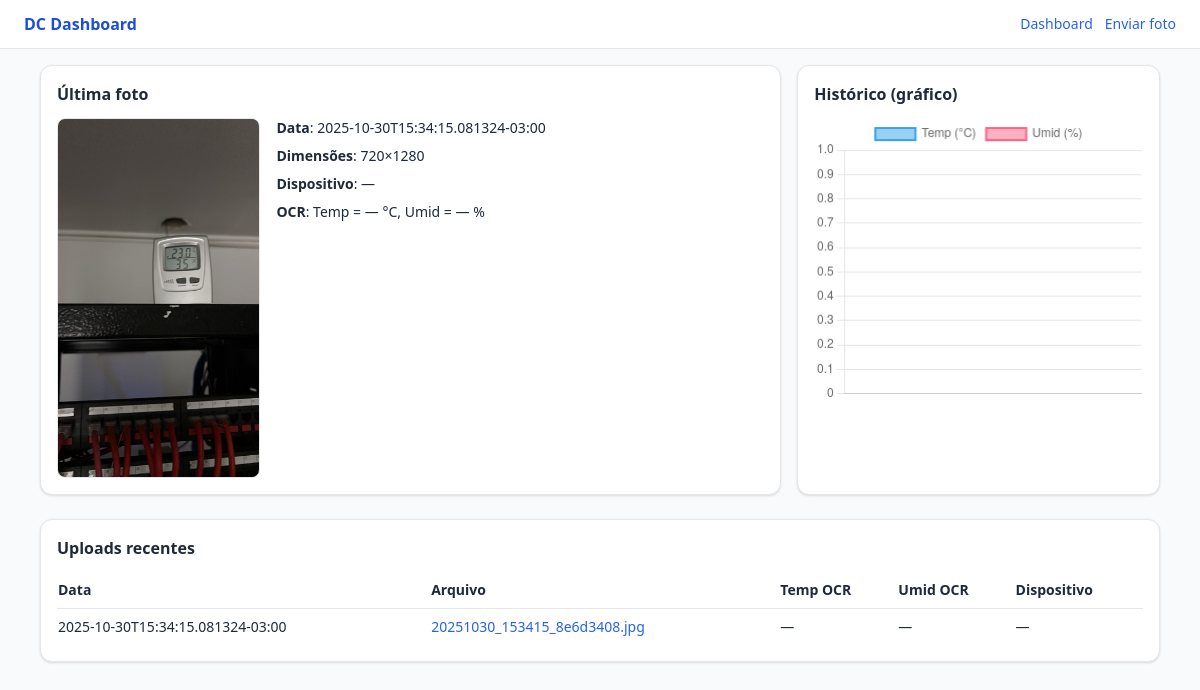
The page / on the database its author committed.
### tables this page shows
CREATE TABLE photos (
        id INTEGER PRIMARY KEY AUTOINCREMENT,
        taken_at TEXT NOT NULL,
        filename TEXT NOT NULL,
        sha256 TEXT NOT NULL,
        width INTEGER,
        height INTEGER,
        exif_json TEXT,
        ocr_temp_c REAL,
        ocr_humidity REAL,
        device_model TEXT
    );

### app.py (the view)
@app.get("/", response_class=HTMLResponse)
def dashboard(request: Request):
    try:
        con = db()
        cur = con.cursor()
        cur.execute("SELECT * FROM photos ORDER BY taken_at DESC LIMIT 1;")
        last = cur.fetchone()
        cur.execute("""
            SELECT taken_at, ocr_temp_c, ocr_humidity
            FROM photos
            WHERE ocr_temp_c IS NOT NULL OR ocr_humidity IS NOT NULL
            ORDER BY taken_at ASC;
        """)
        series = cur.fetchall()
        cur.execute("SELECT * FROM photos ORDER BY taken_at DESC LIMIT 20;")
        table = cur.fetchall()
        con.close()
    except Exception as e:
        return HTMLResponse(f"<pre>Erro ao montar dashboard:\n{e!r}</pre>", status_code=500)
    return templates.TemplateResponse("dashboard.html", {
        "request": request,
        "last": last,
        "series": series,
        "table": table
    })

### templates/dashboard.html
{% extends "base.html" %}
{% block content %}
<div class="grid grid-cols-1 lg:grid-cols-3 gap-4">
  <div class="lg:col-span-2 bg-white p-4 rounded-xl shadow border">
    <h2 class="font-semibold mb-3">Última foto</h2>
    {% if last %}
      <div class="flex items-start gap-4">
        <img class="rounded-lg border max-h-[360px]" src="/img/{{ last['filename'] }}" alt="Última foto">
        <div class="text-sm space-y-2">
          <p><b>Data</b>: {{ last['taken_at'] }}</p>
          <p><b>Dimensões</b>: {{ last['width'] }}×{{ last['height'] }}</p>
          <p><b>Dispositivo</b>: {{ last['device_model'] or "—" }}</p>
          <p><b>OCR</b>:
            Temp = {{ last['ocr_temp_c'] if last['ocr_temp_c'] is not none else "—" }} °C,
            Umid = {{ last['ocr_humidity'] if last['ocr_humidity'] is not none else "—" }} %
          </p>
        </div>
      </div>
    {% else %}
      <p class="text-slate-600">Nenhuma foto enviada ainda.</p>
    {% endif %}
  </div>
  <div class="bg-white p-4 rounded-xl shadow border">
    <h2 class="font-semibold mb-3">Histórico (gráfico)</h2>
    <canvas id="chart" height="260"></canvas>
    <script>
      const labels = [{% for r in series %}"{{ r['taken_at'] }}",{% endfor %}];
      const temps  = [{% for r in series %}{{ r['ocr_temp_c'] if r['ocr_temp_c'] is not none else 'null' }},{% endfor %}];
      const hums   = [{% for r in series %}{{ r['ocr_humidity'] if r['ocr_humidity'] is not none else 'null' }},{% endfor %}];
      new Chart(document.getElementById('chart'), {
        type: 'line',
        data: {
          labels,
          datasets: [
            { label: 'Temp (°C)', data: temps, borderWidth: 2 },
            { label: 'Umid (%)', data: hums, borderWidth: 2 },
          ]
        },
        options: { responsive: true, scales: { y: { beginAtZero: true } } }
      });
    </script>
  </div>
</div>
<div class="mt-6 bg-white p-4 rounded-xl shadow border overflow-x-auto">
  <h2 class="font-semibold mb-3">Uploads recentes</h2>
  <table class="text-sm w-full">
    <thead>
      <tr class="text-left border-b">
        <th class="py-2">Data</th>
        <th>Arquivo</th>
        <th>Temp OCR</th>
        <th>Umid OCR</th>
        <th>Dispositivo</th>
      </tr>
    </thead>
    <tbody>
      {% for r in table %}
      <tr class="border-b last:border-0">
        <td class="py-2">{{ r['taken_at'] }}</td>
        <td><a class="text-blue-600 hover:underline" href="/img/{{ r['filename'] }}">{{ r['filename'] }}</a></td>
        <td>{{ r['ocr_temp_c'] if r['ocr_temp_c'] is not none else "—" }}</td>
        <td>{{ r['ocr_humidity'] if r['ocr_humidity'] is not none else "—" }}</td>
        <td>{{ r['device_model'] or "—" }}</td>
      </tr>
      {% endfor %}
    </tbody>
  </table>
</div>
{% endblock %}

### templates/base.html (shortened to what this page needs)
<!doctype html>
<html lang="pt-br">
<head>
  <script src="https://cdn.tailwindcss.com"></script>
</head>
<body class="bg-slate-50 text-slate-800">
  <header class="px-4 py-3 border-b bg-white sticky top-0 z-10">
    <div class="max-w-6xl mx-auto flex items-center gap-3">
      <h1 class="font-semibold text-blue-700">DC Dashboard</h1>
      <a href="/" class="ml-auto text-sm text-blue-600 hover:underline">Dashboard</a>
      <a href="/upload" class="text-sm text-blue-600 hover:underline">Enviar foto</a>
    </div>
  </header>
  <main class="max-w-6xl mx-auto p-4">
    {% block content %}{% endblock %}
  </main>
</body>
</html>

### rows shown on the page
photos: filename (picture), taken_at "2025-10-30T15:34:15.081324-03:00", width "720", height "1280", device_model "—", filename "20251030_153415_8e6d3408.jpg", r "—"

### other values the page prints
{{ last['ocr_temp_c'] if last['ocr_temp_c'] is not none else "—" }} "—"
{{ last['ocr_humidity'] if last['ocr_humidity'] is not none else "—" }} "—"
